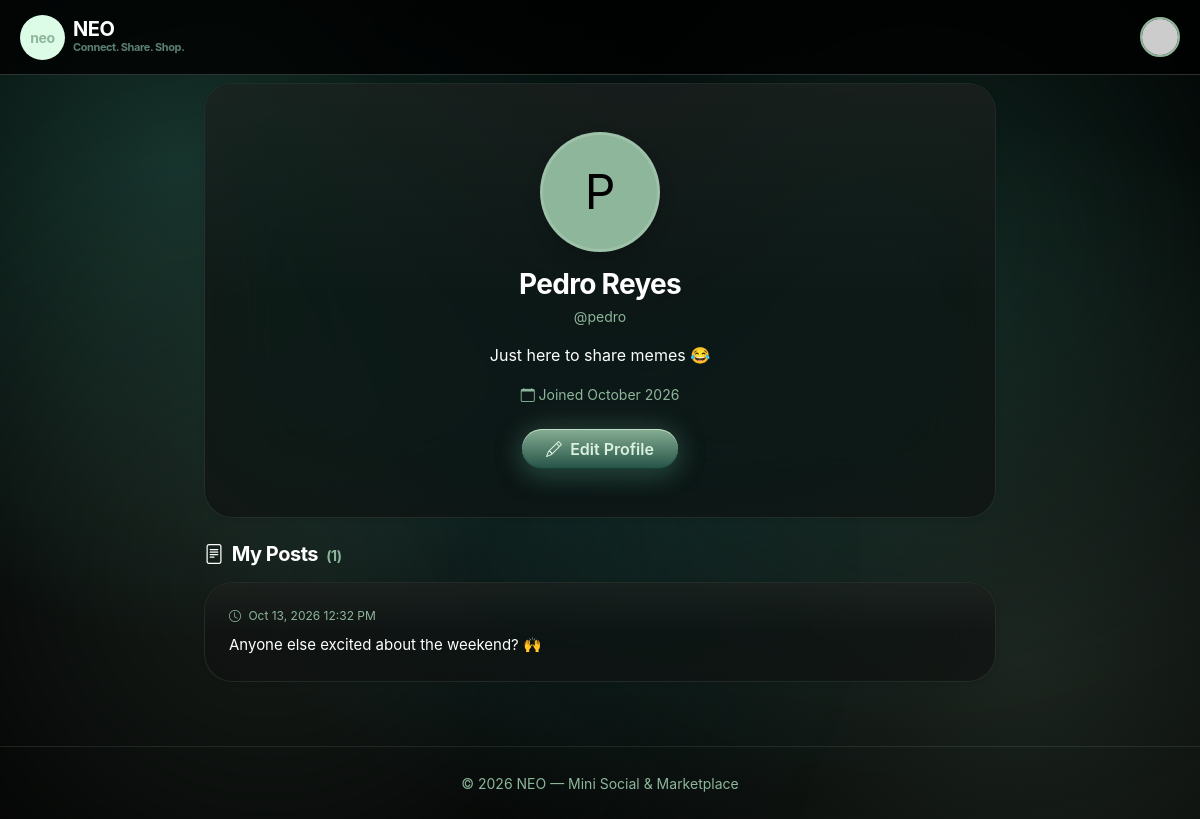
The page /index.php?page=profile&id=3 (signed in) on the database its author committed.
### tables this page shows
CREATE TABLE users (
    id INT AUTO_INCREMENT PRIMARY KEY,
    username VARCHAR(50) NOT NULL UNIQUE,
    password VARCHAR(255) NOT NULL,
    full_name VARCHAR(100) NOT NULL,
    bio TEXT DEFAULT NULL,
    profile_image VARCHAR(255) DEFAULT 'default.png',
    created_at TIMESTAMP DEFAULT CURRENT_TIMESTAMP
);

CREATE TABLE posts (
    id INT AUTO_INCREMENT PRIMARY KEY,
    user_id INT NOT NULL,
    content TEXT NOT NULL,
    image VARCHAR(255) DEFAULT NULL,
    created_at TIMESTAMP DEFAULT CURRENT_TIMESTAMP,
    FOREIGN KEY (user_id) REFERENCES users(id) ON DELETE CASCADE
);

### app/controllers/ProfileController.php (called while the page is built, shortened)
<?php
require_once __DIR__ . '/../models/UserModel.php';
require_once __DIR__ . '/../models/PostModel.php';
class ProfileController {
    private $userModel;
    private $postModel;
    public function __construct() {
        $db = (new Database())->getConnection();
        $this->userModel = new UserModel($db);
        $this->postModel = new PostModel($db);
    }
    public function index() {
        $id = (int)($_GET['id'] ?? $_SESSION['user_id']);
        $user = $this->userModel->findById($id);
        $posts = $this->postModel->getByUser($id);
        $isOwnProfile = ($id == $_SESSION['user_id']);
        require __DIR__ . '/../views/profile/index.php';
    }
}

### app/models/UserModel.php (called while the page is built, shortened)
<?php
class UserModel {
    private $conn;
    private $table = 'users';
    public function __construct($db) {
        $this->conn = $db;
    }
    public function findById($id) {
        $sql = "SELECT * FROM {$this->table} WHERE id = :id LIMIT 1";
        $stmt = $this->conn->prepare($sql);
        $stmt->bindParam(':id', $id, PDO::PARAM_INT);
        $stmt->execute();
        return $stmt->fetch();
    }
}

### app/models/PostModel.php (called while the page is built, shortened)
<?php
class PostModel {
    private $conn;
    private $table = 'posts';
    public function __construct($db) {
        $this->conn = $db;
    }
    public function getByUser($user_id) {
        $sql = "SELECT p.*, u.username, u.full_name, u.profile_image
                FROM {$this->table} p
                JOIN users u ON p.user_id = u.id
                WHERE p.user_id = :user_id
                ORDER BY p.created_at DESC";
        $stmt = $this->conn->prepare($sql);
        $stmt->bindParam(':user_id', $user_id, PDO::PARAM_INT);
        $stmt->execute();
        return $stmt->fetchAll();
    }
}

### app/views/profile/index.php (the view, shortened to what this page needs)
<?php require_once __DIR__ . '/../layouts/header.php'; ?>
<div class="row justify-content-center mt-2">
    <div class="col-lg-8">
        <div class="card mb-4 shadow-sm" style="border: 1px solid var(--glass-chrome-1);">
            <div class="card-body text-center p-5">
                <div class="rounded-circle mx-auto mb-3 align-items-center justify-content-center shadow"
                     style="width: 120px; height: 120px; font-size: 3rem; display: none; background: var(--accent); color: var(--bg-base); border: 3px solid var(--glass-chrome-1);">
                    <?= strtoupper(substr($user['full_name'], 0, 1)) ?>
                </div>
                <h3 class="mb-1 fw-bold" style="color: var(--text-primary);"><?= htmlspecialchars($user['full_name']) ?></h3>
                <p class="text-muted mb-3" style="font-size: 14px;">@<?= htmlspecialchars($user['username']) ?></p>
                <?php if (!empty($user['bio'])): ?>
                    <p class="mb-3" style="color: var(--text-primary); line-height: 1.6;"><?= nl2br(htmlspecialchars($user['bio'])) ?></p>
                <?php else: ?>
                    <p class="text-muted fst-italic mb-3">No bio yet.</p>
                <?php endif; ?>
                <p class="text-muted small mb-4">
                    <i class="bi bi-calendar"></i>
                    Joined <?= date('F Y', strtotime($user['created_at'])) ?>
                </p>
                <?php if ($isOwnProfile): ?>
                    <a href="index.php?page=profile.edit" class="btn btn-primary px-4 py-2">
                        <i class="bi bi-pencil me-1"></i> Edit Profile
                    </a>
                <?php endif; ?>
            </div>
        </div>
        <div class="d-flex align-items-center justify-content-between mb-3">
            <h5 class="mb-0 fw-bold" style="color: var(--text-primary);">
                <i class="bi bi-file-text me-1"></i>
                <?= $isOwnProfile ? 'My Posts' : htmlspecialchars($user['full_name']) . "'s Posts" ?>
                <span class="text-muted ms-1" style="font-size: 14px;">(<?= count($posts) ?>)</span>
            </h5>
        </div>
        <?php if (empty($posts)): ?>
            <div class="card shadow-sm" style="border: 1px solid var(--glass-chrome-1);">
                <div class="card-body text-center py-5">
                    <div class="empty-state-icon mx-auto mb-3">
                        <i class="bi bi-inbox"></i>
                    </div>
                    <h5 class="text-muted mb-0">No posts yet.</h5>
                </div>
            </div>
        <?php else: ?>
            <?php foreach ($posts as $post): ?>
                <div class="card mb-3 shadow-sm" style="border: 1px solid var(--glass-chrome-1);">
                    <div class="card-body p-4">
                        <small class="text-muted d-block mb-2" style="font-size: 12px;">
                            <i class="bi bi-clock me-1"></i> <?= date('M j, Y g:i A', strtotime($post['created_at'])) ?>
                        </small>
                        <p class="mt-1 mb-0" style="font-size: 15px; line-height: 1.6; color: var(--text-primary);">
                            <?= nl2br(htmlspecialchars($post['content'])) ?>
                        </p>
                    </div>
                </div>
            <?php endforeach; ?>
        <?php endif; ?>
    </div>
</div>
<?php require_once __DIR__ . '/../layouts/footer.php'; ?>

### public/assets/css/style.css (style rules this page uses)
:root { --c-1: #051F20; --c-2: #0B2B26; --c-3: #163832; --c-4: #235347; --c-5: #8EB69B; --c-6: #DAF1DE; --bg-base: #000000; --bg-orb-1: rgba(35, 83, 71, 0.6); --bg-orb-2: rgba(142, 182, 155, 0.2); --bg-orb-3: rgba(5, 31, 32, 0.9); --glass-bg: rgba(18, 18, 18, 0.7); --glass-bg-2: rgba(24, 24, 24, 0.5); --glass-bg-3: rgba(0, 0, 0, 0.8); --glass-chrome-1: rgba(218, 241, 222, 0.2); --glass-chrome-2: rgba(142, 182, 155, 0.1); --glass-chrome-3: rgba(0, 0, 0, 0.8); --glass-shine: rgba(218, 241, 222, 0.1); --glass-shadow-in: rgba(0, 0, 0, 0.8); --text-primary: #FFFFFF; --text-secondary: #8EB69B; --text-muted: #5A8070; --accent: #8EB69B; --accent-hover: #DAF1DE; --accent-deep: #235347; --shadow-outer: 0 20px 60px rgba(0, 0, 0, 0.8); --shadow-glow: 0 0 60px rgba(35, 83, 71, 0.3); --danger: #E91429; }
* { transition: background-color 0.35s ease, color 0.35s ease, border-color 0.35s ease, box-shadow 0.35s ease; }
html, body { min-height: 100vh; margin: 0; font-family: -apple-system, BlinkMacSystemFont, "SF Pro Display", "Segoe UI", Roboto, sans-serif; color: var(--text-primary); -webkit-font-smoothing: antialiased; }
body { background-color: var(--bg-base); position: relative; overflow-x: hidden; background-image: radial-gradient(circle at 15% 20%, var(--bg-orb-1) 0%, transparent 40%), radial-gradient(circle at 85% 80%, var(--bg-orb-2) 0%, transparent 45%), radial-gradient(circle at 50% 50%, var(--bg-orb-3) 0%, transparent 60%); background-attachment: fixed; }
body::before, body::after { content: ""; position: fixed; border-radius: 50%; z-index: -1; pointer-events: none; filter: blur(120px); animation: float 24s ease-in-out infinite; }
body::before { top: -20%; right: -10%; width: 800px; height: 800px; background: radial-gradient(circle, var(--bg-orb-1), transparent 70%); }
body::after { bottom: -25%; left: -15%; width: 900px; height: 900px; background: radial-gradient(circle, var(--bg-orb-2), transparent 70%); animation-delay: -12s; }
.card { background: var(--glass-bg) !important; backdrop-filter: blur(40px) saturate(200%); -webkit-backdrop-filter: blur(40px) saturate(200%); border-radius: 28px !important; border: 1px solid rgba(142, 182, 155, 0.15) !important; color: var(--text-primary); position: relative; overflow: hidden; box-shadow: 0 20px 60px rgba(0, 0, 0, 0.6), 0 0 40px rgba(35, 83, 71, 0.1), inset 0 1px 0 var(--glass-chrome-1), inset 0 -1px 0 var(--glass-chrome-2), inset 0 -20px 40px -20px var(--glass-shadow-in); }
.card-body { color: var(--text-primary) !important; padding: 1.75rem; position: relative; z-index: 1; }
.card::before { content: ""; position: absolute; top: 0; left: 0; right: 0; height: 50%; background: linear-gradient(180deg, var(--glass-shine) 0%, transparent 100%); opacity: 0.5; pointer-events: none; border-radius: 28px 28px 0 0; }
h1, h2, h3, h4, h5, h6 { color: var(--text-primary) !important; font-weight: 700; letter-spacing: -0.025em; }
.text-muted { color: var(--text-secondary) !important; }
a { color: var(--accent) !important; text-decoration: none; }
.btn { border-radius: 50px !important; font-weight: 600; padding: 0.65rem 1.5rem; border: none; position: relative; overflow: hidden; }
.btn-primary { background: linear-gradient(180deg, rgba(142, 182, 155, 0.95) 0%, rgba(35, 83, 71, 0.98) 100%) !important; color: #DAF1DE !important; box-shadow: 0 8px 24px rgba(35, 83, 71, 0.5), 0 0 30px rgba(142, 182, 155, 0.25), inset 0 1px 0 rgba(218, 241, 222, 0.7), inset 0 -1px 0 rgba(5, 31, 32, 0.4); }

### rows shown on the page
users: full_name "P", full_name "Pedro Reyes", username "pedro", bio "Just here to share memes 😂", created_at "October 2026"
posts: created_at "Oct 13, 2026 12:32 PM", content "Anyone else excited about the weekend? 🙌"

### other values the page prints
count($posts) "1"
